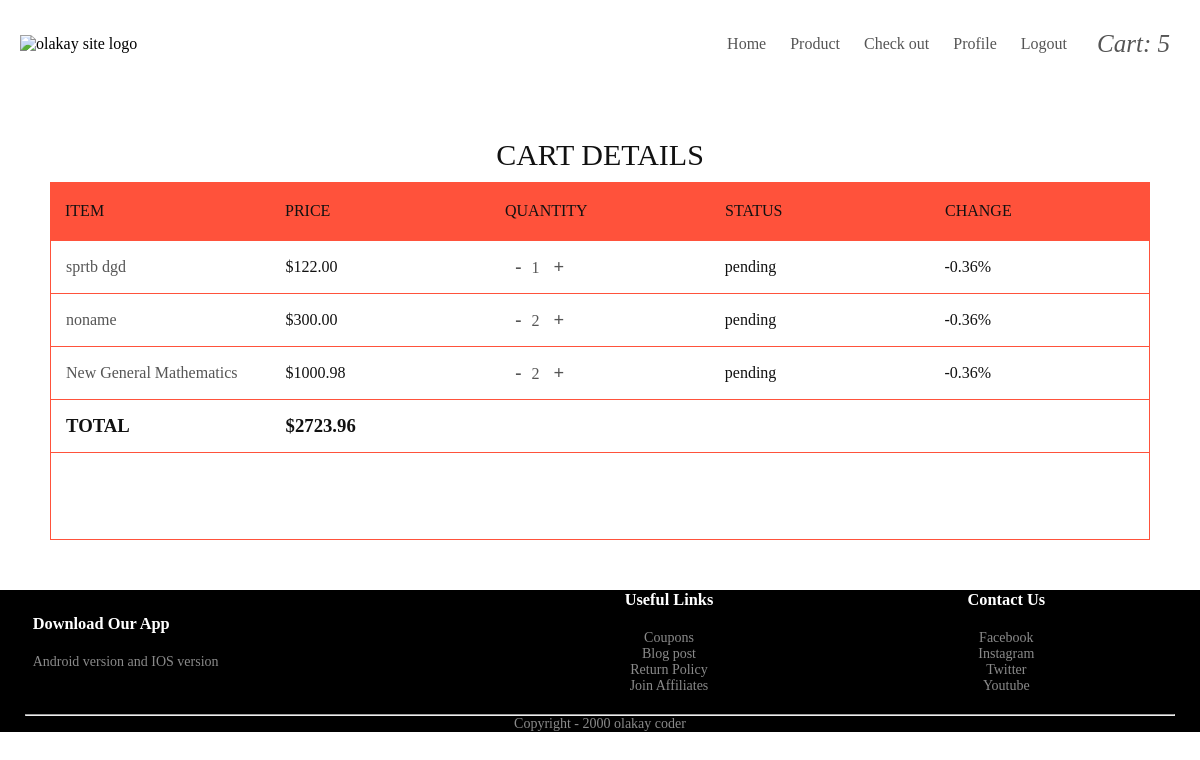
Page /cart-details/ (signed in) on the earlier database version.
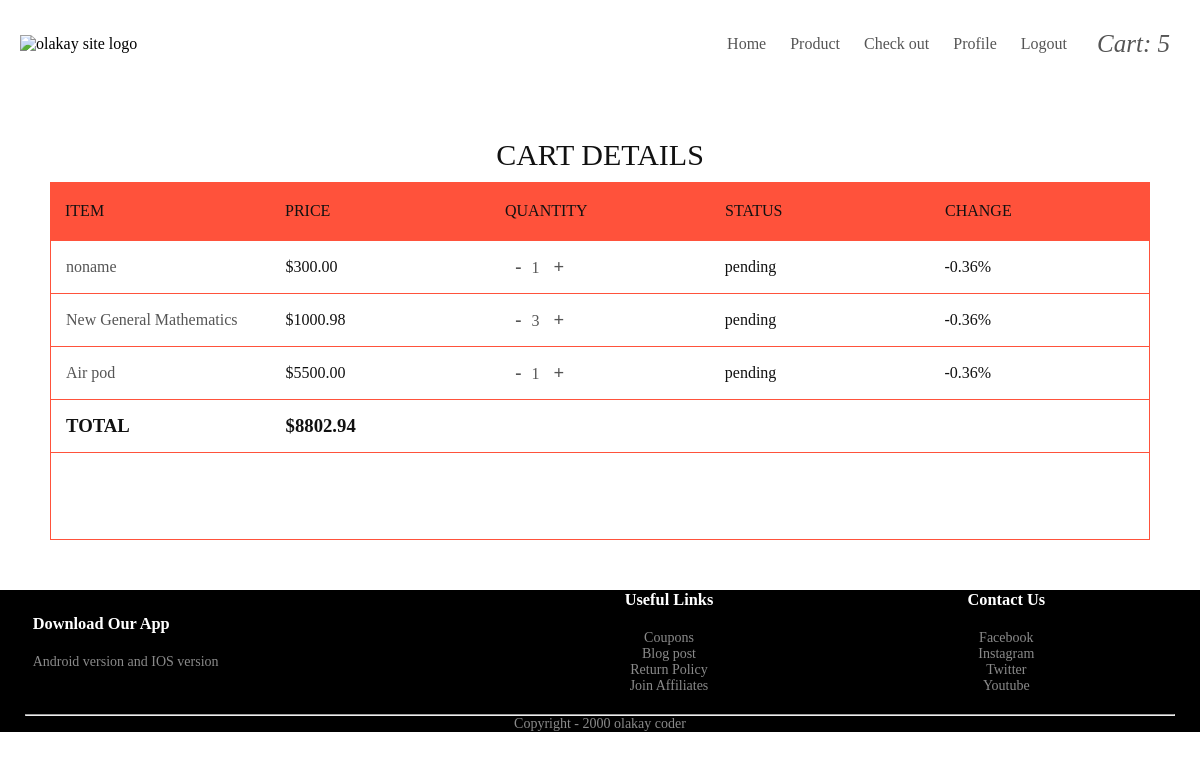
Same page on the later database version.
### clients/models.py (models this page shows, shortened)
class OrderItem(models.Model):
    STATUS = (
        ('pending', 'pending'),
        ('delivered', 'delivered'),
        ('cancel', 'cancel')
    )
    item = models.ForeignKey(Items, on_delete=models.CASCADE)
    user_id = models.ForeignKey(User, on_delete=models.CASCADE)
    quantity = models.PositiveIntegerField(default=1)
    status = models.CharField(choices=STATUS, default='pending', max_length=10)
    def get_total_item_price(self):
        quantity = self.quantity
        price = self.item.price
        sum = quantity * price
        return sum

class Items(models.Model):
    category = models.ForeignKey(Category, on_delete=models.CASCADE)
    name = models.CharField(max_length=100)
    description = models.TextField( blank=True, null=True)
    image = models.ImageField(upload_to='images/')
    price = models.DecimalField( max_digits=100, decimal_places=2)
    created_at = models.DateTimeField(auto_now_add=True)

### clients/views.py (the view)
# urls.py: path('cart-details/', views.cart_detail, name='cart-details'),
def cart_detail(request):
    user = request.user
    items_in_cart = OrderItem.objects.filter(user_id=user, status="pending" )
    sum = 0
    for val in items_in_cart:
        sum += val.get_total_item_price()
    your_cart = OrderItem.objects.filter(user_id=request.user, status='pending')
    total_cart_item = your_cart.aggregate(Sum('quantity'))['quantity__sum']
    context = { 'items_in_cart' : items_in_cart , 'sum': sum , 'your_cart': total_cart_item}
    return render(request, 'clients/cart-details.html', context)

### clients/templates/clients/cart-details.html (shortened to what this page needs)
<!DOCTYPE html>
<html lang="en">
<head>
    {%load static%}
    <link rel="stylesheet" href="{% static 'css/cart-detail.css' %}">
    <link rel="stylesheet" href="{% static 'css/base.css' %}">
</head>
<body>
        {% include 'clients/navigation.html' %}
    <section>
        <h1>cart details</h1>
        <div class="tbl-header">
          <table cellpadding="0" cellspacing="0" border="0">
            <thead>
              <tr>
                <th>Item</th>
                <th>Price</th>
                <th>Quantity</th>
                <th>Status</th>
                <th>Change</th>
              </tr>
            </thead>
          </table>
        </div>
        <div class="tbl-content">
          <table cellpadding="0" cellspacing="0" border="0">
            <tbody>
                {% for item in items_in_cart %}
              <tr>
                <td><a href="{% url 'about-item' item.item.id %}">{{ item.item.name }} </a></td>
                <td>${{ item.item.price }}</td>
                <td><a href="{% url 'delete-from-cart' item.item.id %}"><h3 style="display: inline; margin-left: 10px; font-weight: 20px;">-</h3></a><p style="display: inline; margin-left: 10px; font-weight: 20px;">{{item.quantity}} </p><a href="{% url 'add-to-cart' item.item.id %}"><h3 style="display: inline; margin-left: 10px; font-weight: 20px;">+</h3></a></td>
                <td>{{ item.status }}</td>
                <td>-0.36%</td>
              </tr>
              {% endfor %}
              <tr>
                <td><h3>TOTAL</h3></td>
                <td><h3>${{ sum}}</h3></td>
                <td></td>
                <td></td>
                <td></td>
              </tr>
            </tbody>
          </table>
        </div>
      </section>
      {% include 'clients/footer.html' %}
</body>
</html>

### clients/templates/clients/navigation.html (shortened to what this page needs)
<div class="navbar">
    <div class="logo">
        <img src="file:///storage/emulated/0/Xender/image/profile (6).png" alt="olakay site logo" height=50 width=125px>
    </div>
    <nav>
        <ul id="menuItems">
            {% if request.user.is_authenticated %}
            <li><a href="/">Home</a></li>
            <li><a href="{% url 'products' %}">Product</a></li>
            <li><a href="{% url 'check-out' %}">Check out</a></li>
            <li><a href="#">Profile</a></li>
            <li><a href="{% url 'logout' %}">Logout</a></li>
            {%else%}
            <li><a href="{% url 'login' %}">Login</a></li>
            <li><a href="{% url 'register' %}">Register</a></li>
            {%endif%}
        </ul>
    </nav>
    <div class="cart">
        <i class="fa-solid fa-cart-shopping"><a href="{% url 'cart-details' %}">Cart: {% if your_cart > 0 %} {{ your_cart}} {%else%} 0 {%endif%} </a></i>
    </div>
</div>

### clients/templates/clients/footer.html (shortened to what this page needs)
    <div class="footer">
        <div class="container">
            <div class="row">
                <div class="footer-col-1">
                    <h3>Download Our App</h3>
                    <p>
                        Android version and IOS version
                    </p>
                </div>
                <div class="footer-col-3">
                    <h3>Useful Links</h3>
                    <ul>
                        <li>Coupons</li>
                        <li>Blog post</li>
                        <li>Return Policy</li>
                        <li>Join Affiliates</li>
                    </ul>
                </div>
                <div class="footer-col-3">
                    <h3>Contact Us</h3>
                    <ul>
                        <li>Facebook</li>
                        <li>Instagram</li>
                        <li>Twitter</li>
                        <li>Youtube</li>
                    </ul>
                </div>
            </div>
            <hr>
            <p class="copyright">Copyright - 2000 olakay coder</p>
        </div>
    </div>

### clients/static/css/cart-detail.css (style rules this page uses)
* { margin: 0; padding: 0; box-sizing: border-box; }
body { font-family: 'Poppings', 'sans-serif'; }
.navbar { display: flex; align-items: center; padding: 20px; }
nav { flex: 1; text-align: right; }
nav ul { display: inline-block; list-style-type: none; }
nav ul li { display: inline-block; margin-right: 20px; }
.cart, .togg { margin: 10px; font-size: 25px; }
a { text-decoration: none; color: #555; }
h1 { font-size: 30px; color: #111; text-transform: uppercase; font-weight: 200; text-align: center; margin-bottom: 10px; }
table { width:100%; table-layout: fixed; }
.tbl-header { background-color: rgba(255,255,255,0.3); background-color: #ff523b; }
.tbl-content { height:300px; overflow-x:auto; margin-top: 0px; border: 1px solid rgba(255,255,255,0.3); border: 0.5px solid #ff523b; }
th { padding: 20px 15px; text-align: left; font-weight: 500; font-size: 16px; color: #111; text-transform: uppercase; }
td { padding: 15px; text-align: left; vertical-align:middle; font-weight: 300; font-size: 16px; color: #111; border-bottom: solid 1px rgba(255,255,255,0.1); border-bottom: 0.5px solid #ff523b; }
body { font-family: 'Roboto', sans-serif; }
section { margin: 50px; }

### clients/static/css/base.css (style rules this page uses)
* { margin: 0; padding: 0; box-sizing: border-box; }
body { font-family: 'Poppings', 'sans-serif'; }
.navbar { display: flex; align-items: center; padding: 20px; }
nav { flex: 1; text-align: right; }
nav ul { display: inline-block; list-style-type: none; }
nav ul li { display: inline-block; margin-right: 20px; }
.cart, .togg { margin: 10px; font-size: 25px; }
a { text-decoration: none; color: #555; }
p { color: #555; }
.container { max-width: 1300px; margin: auto; padding: 0 25px 0 25px; }
.row { display: flex; align-items: center; flex-wrap: wrap; justify-content: space-around; }
.footer { background: #000; color: #8a8a8a; font-size: 14px; padding: 60px 0 20xp 0; }
.footer p { color: #8a8a8a; }
.footer h3 { color: #fff; margin-bottom: 20px; }
.footer-col-1, .footer-col-2, .footer-col-3, footer-col-4 { min-width: 250px; margin-bottom: 20px; }
.footer-col-1 { flex-basis: 40%; }
.footer-col-3, .footer-col-4 { flex-basis: 28%; text-align: center; }
ul { list-style-type: none; }
.footer hr { color: #b5b5b5; height: 1px; margin-bottom: 20px 0; }
.copyright { text-align: center; }

Differences in the rows shown:
removed OrderItem: item.name "sprtb dgd", item.price "122.00", quantity "1", status "pending"
changed OrderItem "noname": quantity "2" → "1"
changed OrderItem "New General Mathematics": quantity "2" → "3"
added OrderItem: item.name "Air pod", item.price "5500.00", quantity "1", status "pending"
Other differences:
{{ sum }}: "2723.96" → "8802.94"
